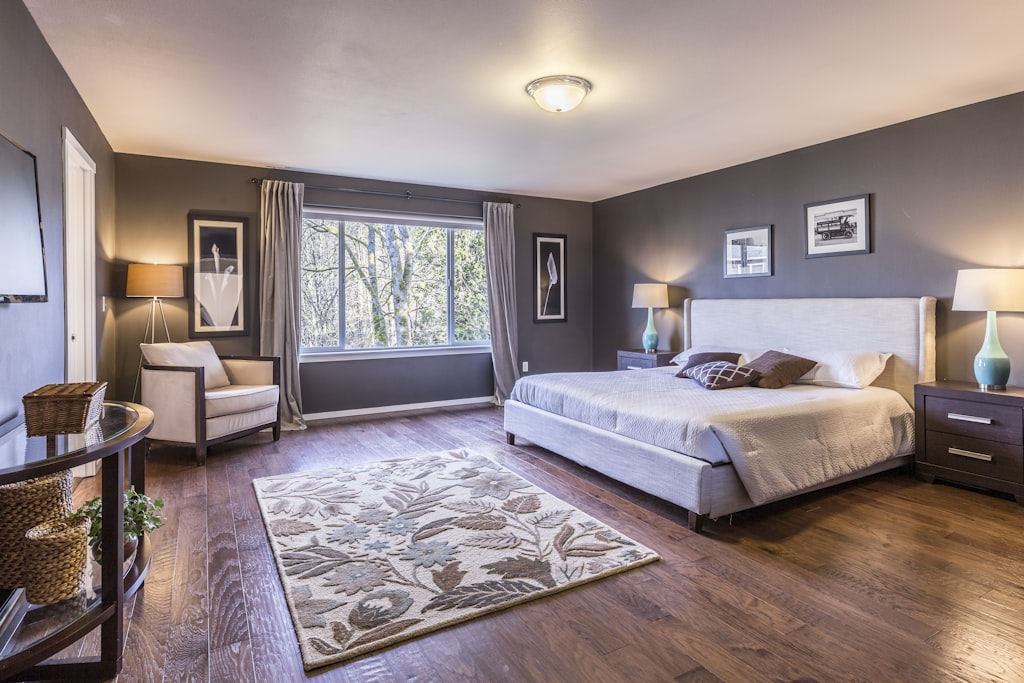
#> input picture test-assets/bedroom.jpg, 1024 x 683 px
$ python composite_furniture.py --room ../test-assets/bedroom.jpg --furniture ../test-assets/empty-room.jpg --x 1.0 --y 1.0 --out_composite out.png --out_mask out.png
#> lines starting #> are read from the running program, lines starting #| are printed output that depends on the picture; after the words box and inside, x2 and y2 are one past the last pixel; in counts of white or black regions, pixels touching at a corner belong together
#!/usr/bin/env python3
"""
Composites a furniture PNG (transparent bg) onto a room photo
at the exact position/scale/rotation specified.
Outputs: composited image + inpaint mask.

Usage:
  python3 scripts/composite_furniture.py \
    --room /path/to/room.png \
    --furniture /path/to/furniture_nobg.png \
    --x 300 --y 400 \
    --scale_x 0.8 --scale_y 0.8 \
    --rotation 0 \
    --out_composite /path/to/composite.png \
    --out_mask /path/to/mask.png
"""

import argparse
import sys
from PIL import Image, ImageDraw, ImageFilter
import numpy as np


def composite_furniture(
    room_path, furniture_path,
    x, y, scale_x, scale_y, rotation,
    out_composite, out_mask
):
    # Load images
#> called with room_path = '../test-assets/bedroom.jpg', furniture_path = '../test-assets/empty-room.jpg', x = 1, y = 1, scale_x = 1, scale_y = 1, rotation = 0, out_composite = 'out.png'
    room = Image.open(room_path).convert('RGBA')
    furniture = Image.open(furniture_path).convert('RGBA')
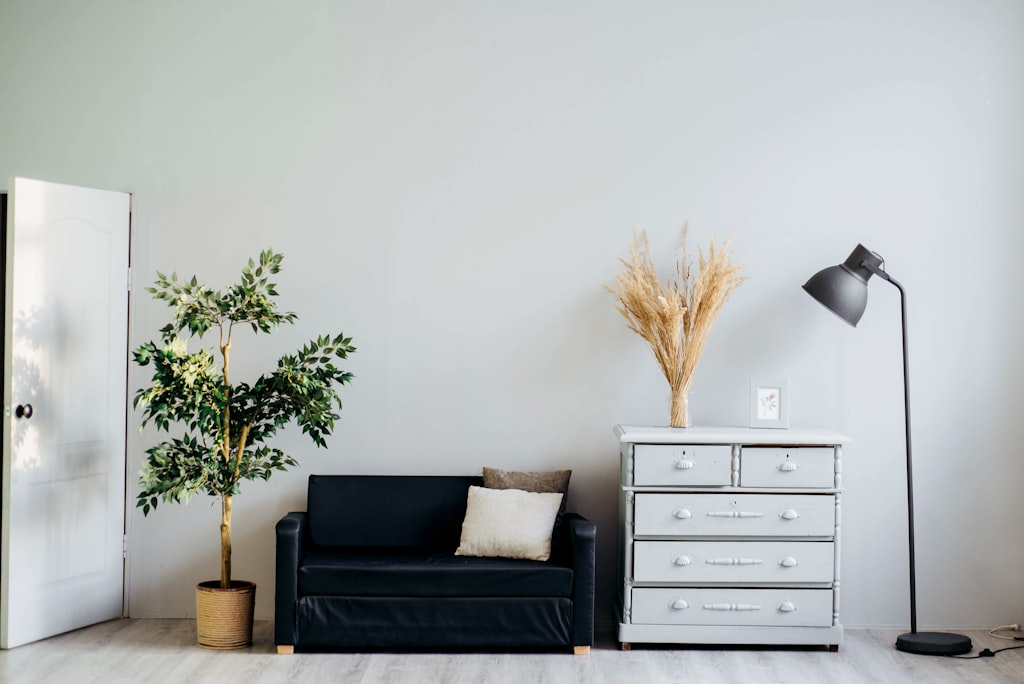
#> input picture test-assets/empty-room.jpg, 1024 x 684 px

    room_w, room_h = room.size
#> room_w = 1024; room_h = 683

    # Scale furniture
    new_w = int(furniture.width * scale_x)
#> new_w = 1024
    new_h = int(furniture.height * scale_y)
#> new_h = 684
    if new_w < 1:
        new_w = 1
    if new_h < 1:
        new_h = 1
    furniture = furniture.resize((new_w, new_h), Image.LANCZOS)

    # Rotate furniture (Fabric.js angle is clockwise; PIL is counter-clockwise)
    if rotation != 0:
        furniture = furniture.rotate(
            -rotation,
            expand=True,
            resample=Image.BICUBIC
        )

    # Calculate paste position (x,y is center in Fabric.js with originX/Y='center')
    paste_x = int(x - furniture.width / 2)
#> paste_x = -511
    paste_y = int(y - furniture.height / 2)
#> paste_y = -341

    # Composite onto room
    composite = room.copy()
    composite.paste(furniture, (paste_x, paste_y), furniture)
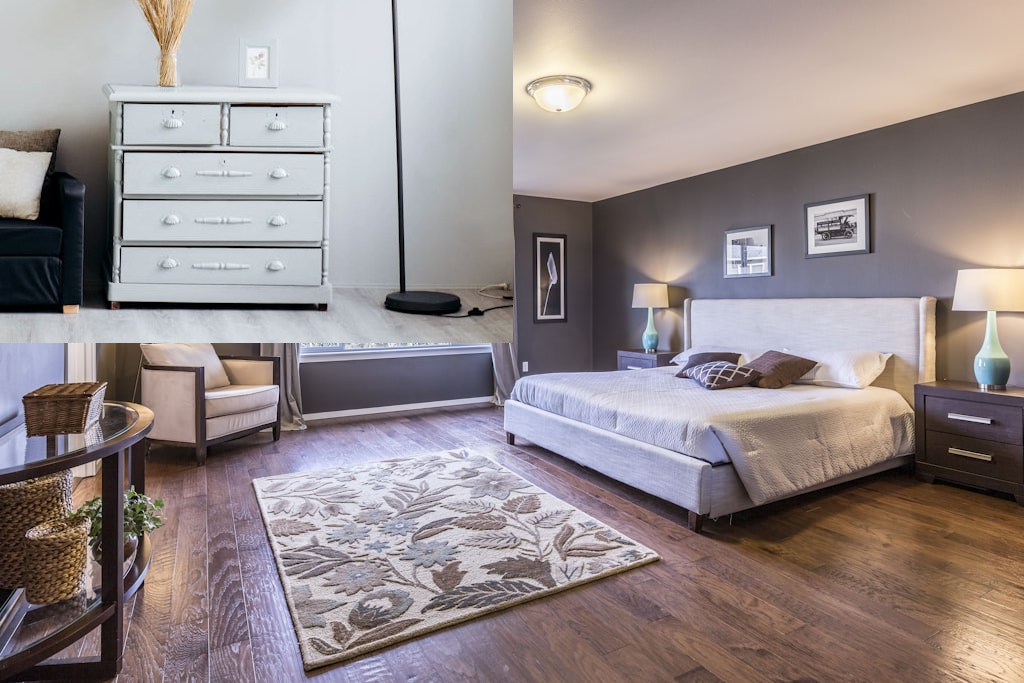
#> composite: PIL image 1024x683 RGBA; mean R, G, B, A 150.5, 140.2, 140.9, 255

    # Save composited image (RGB for ComfyUI)
    composite.convert('RGB').save(out_composite, 'PNG')

    # Create inpaint mask
    # White = area to inpaint (where furniture is placed)
    # Black = keep original (rest of room)
    mask = Image.new('L', (room_w, room_h), 0)
#> mask: PIL image 1024x683 L; every value is 0

    # Get furniture alpha channel to use as mask shape
    furniture_alpha = furniture.split()[3]  # alpha channel
#> furniture_alpha: PIL image 1024x684 L; every value is 255

    # Paste white where furniture has alpha > 0
    white = Image.new('L', furniture.size, 255)
    mask.paste(white, (paste_x, paste_y), furniture_alpha)
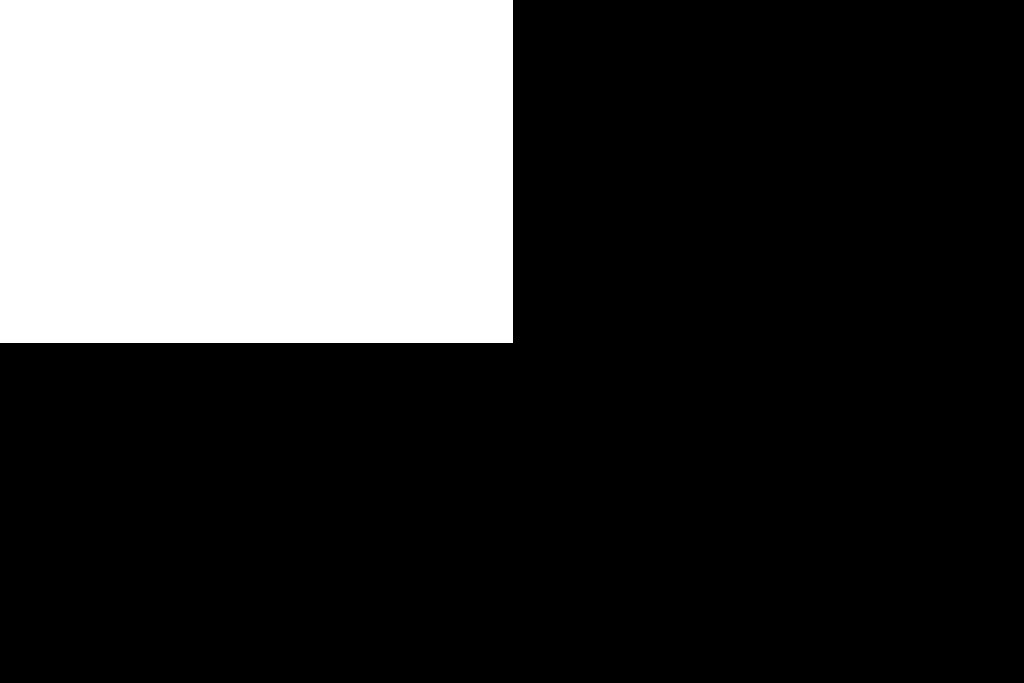
#> mask: PIL image 1024x683 L; 25.2% white; 1 white region, box (x1, y1, x2, y2) and area: (0, 0, 513, 343) 175959

    # Slightly expand mask edges for better blending at borders (~4px dilation)
    mask = mask.filter(ImageFilter.MaxFilter(9))
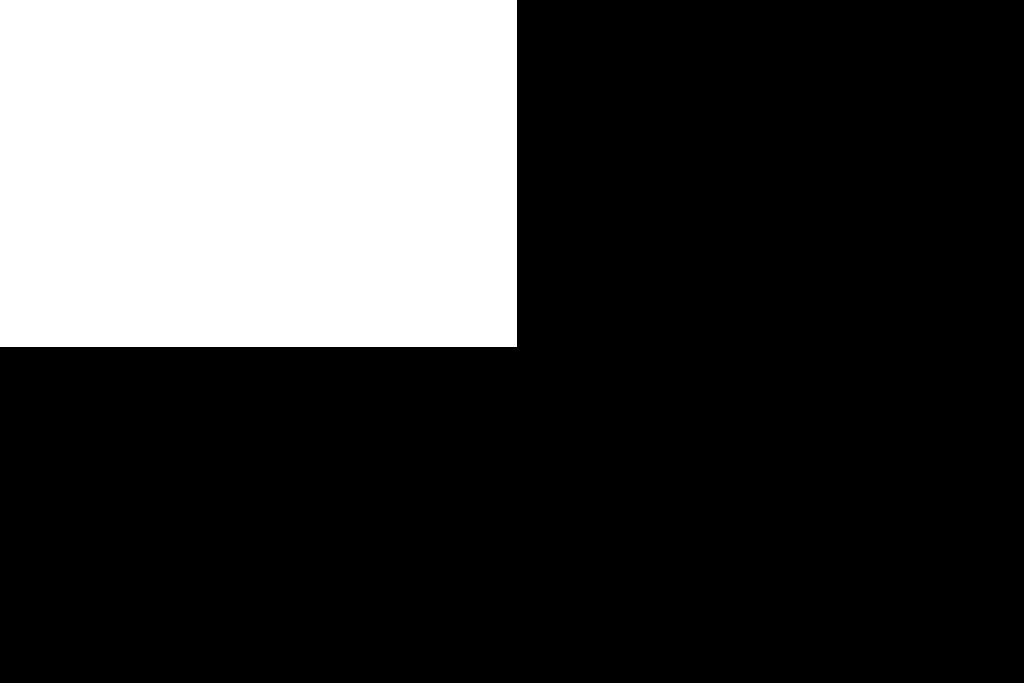
#> mask: PIL image 1024x683 L; 25.7% white; 1 white region, box (x1, y1, x2, y2) and area: (0, 0, 517, 347) 179399

    mask.convert('RGB').save(out_mask, 'PNG')

    print(f'Composite: {out_composite}')
    print(f'Mask: {out_mask}')
    print(f'   Room size: {room_w}x{room_h}')
#|    Room size: 1024x683
    print(f'   Furniture placed at: ({paste_x}, {paste_y})')
#|    Furniture placed at: (-511, -341)
    print(f'   Furniture size: {furniture.width}x{furniture.height}')
#|    Furniture size: 1024x684


if __name__ == '__main__':
    parser = argparse.ArgumentParser(
        description='Composite furniture onto room at specified position.'
    )
    parser.add_argument('--room',          required=True,  help='Path to room image')
    parser.add_argument('--furniture',     required=True,  help='Path to furniture PNG (transparent bg)')
    parser.add_argument('--x',             type=float, required=True,  help='Center X in room pixels')
    parser.add_argument('--y',             type=float, required=True,  help='Center Y in room pixels')
    parser.add_argument('--scale_x',       type=float, default=1.0,    help='Horizontal scale factor')
    parser.add_argument('--scale_y',       type=float, default=1.0,    help='Vertical scale factor')
    parser.add_argument('--rotation',      type=float, default=0.0,    help='Rotation angle in degrees (Fabric.js clockwise)')
    parser.add_argument('--out_composite', required=True,  help='Output path for composited image')
    parser.add_argument('--out_mask',      required=True,  help='Output path for inpaint mask')
    args = parser.parse_args()

    composite_furniture(
        args.room, args.furniture,
        args.x, args.y,
        args.scale_x, args.scale_y,
        args.rotation,
        args.out_composite, args.out_mask
    )
